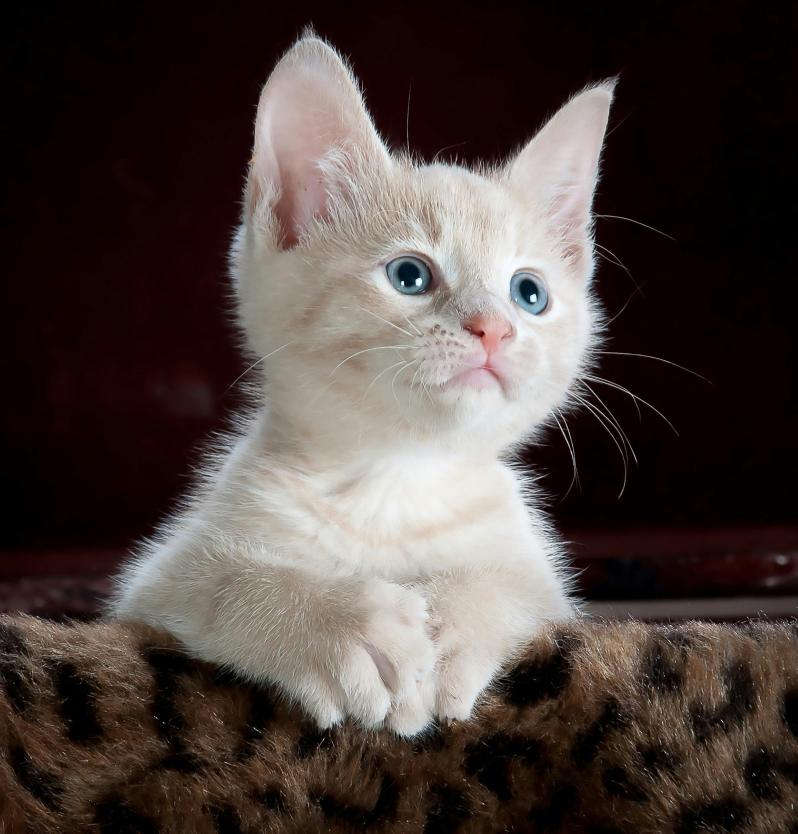
#> input picture color-space/sample-images/cat.jpg, 2392 x 2500 px (shown at 1/3 size)
$ python color-space.py
#> lines starting #> are read from the running program, lines starting #| are printed output that depends on the picture
import cv2 as cv
import numpy as np
import os

#Set the image path here

image_name = 'cat.jpg'
sample_image = cv.imread('sample-images/' + image_name)
#> sample_image is the input picture: shape (2500, 2392, 3); mean B, G, R 63.1, 66.8, 77.4

#grayscale Image Manipulation
def grayscale(image, output_name):
    #Specify the image to be set on grayscale
#> called with output_name = 'BW'
    image_grayscale=cv.cvtColor(image, cv.COLOR_BGR2GRAY)
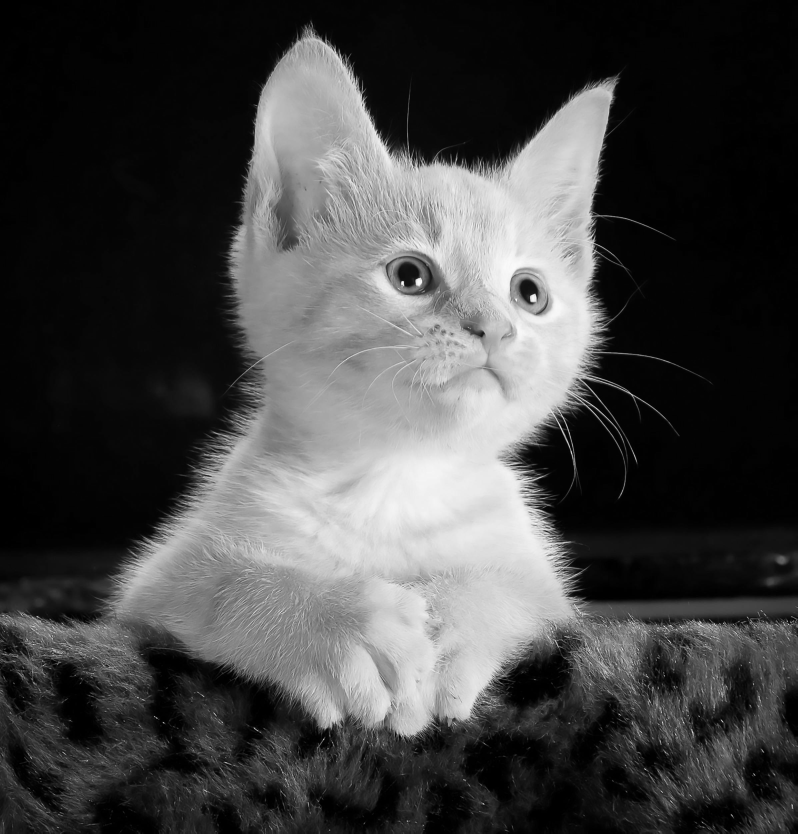
#> image_grayscale: shape (2500, 2392) (shown at 1/3 size); min 0, max 255, mean 69.5

    imageSaver(image_grayscale, output_name)

#Image Channel Manipulation
def rgb(image, output_name, channel):

    #converts the image into RGB
#> called with output_name = 'RGB', channel = 5
    image_rgb = cv.cvtColor(image, cv.COLOR_BGR2RGB)

    #makes value within only the scope of (0-2)

    #0 is the Blue Channel
    #1 is the Green Channel
    #2 is the Red Channel
    channel = max(0, min(channel, 2))

    if channel == 0:
        output_name = output_name + '-' + 'Blue'
    elif channel == 1:
        output_name = output_name + '-' + 'Green'
    elif channel == 2:
        output_name = output_name + '-' + 'Red'

    height, width = image_rgb.shape[:2]
#> height = 2500; width = 2392

    channelImage=np.zeros((height, width,3), dtype=np.uint8)

    channelImage[:,:,channel] = image_rgb[:,:,channel]
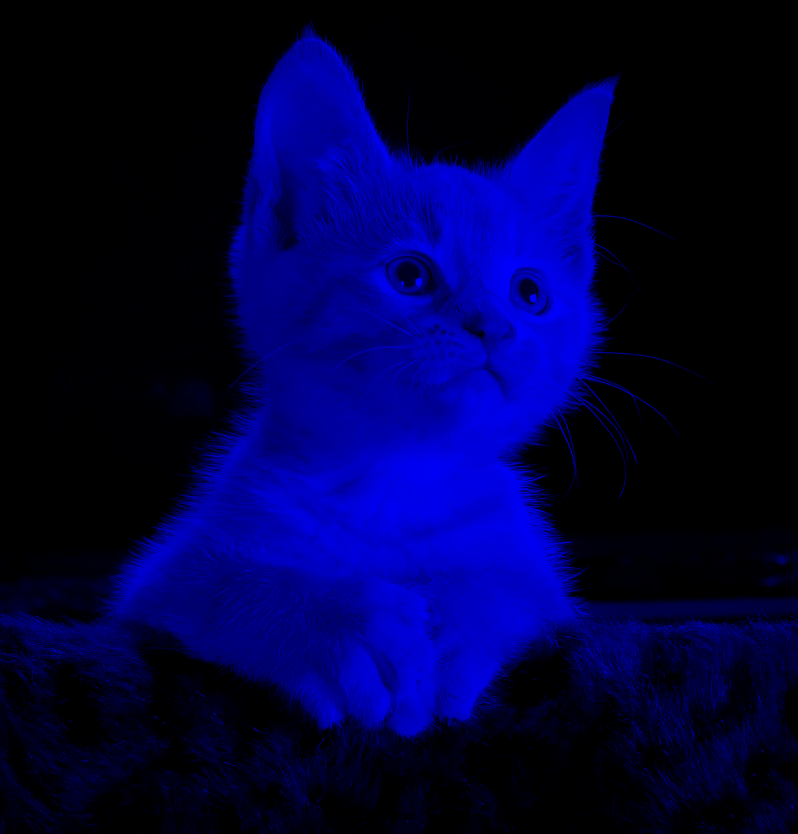
#> channelImage: shape (2500, 2392, 3) (shown at 1/3 size); mean R, G, B 0, 0, 63.1

    imageSaver(channelImage, output_name)


#Image HSV Manipulation
#It doesn't combine, you can only choose which one you can.'
def hsv(image, output_name, channel, hue, saturation, value):
#> called with output_name = 'HSV', channel = 1, hue = 0, saturation = 265, value = 0
    image_hsv=cv.cvtColor(image, cv.COLOR_BGR2HSV)
#> image_hsv: shape (2500, 2392, 3); mean H, S, V 26.2, 142.7, 77.9

    #default value is 0 for an unmodified image
    if hue < 0 or hue > 180:
        hue = 0
    elif saturation < 0 or saturation > 255:
        saturation = 0
    elif value < 0 or value > 255:
        value = 0


    #Hue Channel
    if channel == 0:
        image_hsv[:,:,channel] = (image_hsv[:,:,channel] + hue) % 180
        converted_image=cv.cvtColor(image_hsv, cv.COLOR_HSV2BGR)
        output_name = output_name + '-' + 'Hue-Shifted%' + str(hue)
        imageSaver(converted_image, output_name)
    #Saturation Channel
    elif channel == 1:
        image_hsv[:,:,channel] = np.clip(image_hsv[:,:,channel] + saturation, 0, 255)
        converted_image=cv.cvtColor(image_hsv, cv.COLOR_HSV2BGR)
        output_name = output_name + '-' + 'Saturation-Shifted%' + str(saturation)
        imageSaver(converted_image, output_name)
    #Value Channel
    elif channel == 2:
        image_hsv[:,:,channel] = np.clip(image_hsv[:,:,channel] + value, 0, 255)
        converted_image=cv.cvtColor(image_hsv, cv.COLOR_HSV2BGR)
        output_name = output_name + '-' + 'Value-Shifted%' + str(value)
        imageSaver(converted_image, output_name)
    else:
        #converts the image back to default if no channel is set
        converted_image=cv.cvtColor(image_hsv, cv.COLOR_HSV2BGR)
        imageSaver(converted_image, output_name)


#just an imageSaver
def imageSaver(image_modified, output_name):
    # Specify the folder directory to save the output images
    output_folder = 'output_images'
    if not os.path.exists(output_folder):
        os.makedirs(output_folder)

    output_filename = os.path.join(output_folder,  output_name + '.jpg')
    cv.imwrite(output_filename, image_modified)

    print(f"Image Snapshot Saved '{output_filename}' in the '{output_folder}'.")


#for grayscale Channel
grayscale(sample_image, 'BW')

#for RGB channel
#sample-image-location, channel-number
rgb(sample_image, 'RGB', 5)

#for HSV channel the three values next to the channel are
#channel 0 is Hue
#channel 1 is Saturation
#channel 2 is value
#sample-image-location, channel-number , Hue(0-179), Saturation(0-255) and Value(0-255)
hsv(sample_image, 'HSV', 1, 0, 265, 0)
